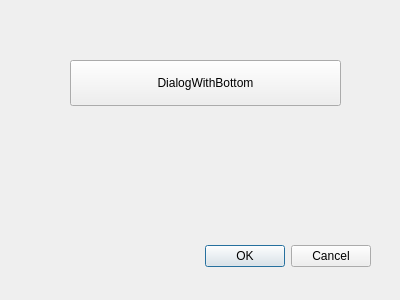
<?xml version="1.0" encoding="UTF-8"?>
<ui version="4.0">
 <class>Dialog</class>
 <widget class="QDialog" name="Dialog">
  <property name="geometry">
   <rect>
    <x>0</x>
    <y>0</y>
    <width>400</width>
    <height>300</height>
   </rect>
  </property>
  <property name="windowTitle">
   <string>Dialog</string>
  </property>
  <widget class="QDialogButtonBox" name="buttonBox">
   <property name="geometry">
    <rect>
     <x>30</x>
     <y>240</y>
     <width>341</width>
     <height>32</height>
    </rect>
   </property>
   <property name="orientation">
    <enum>Qt::Horizontal</enum>
   </property>
   <property name="standardButtons">
    <set>QDialogButtonBox::Cancel|QDialogButtonBox::Ok</set>
   </property>
  </widget>
  <widget class="QPushButton" name="pushButton">
   <property name="geometry">
    <rect>
     <x>70</x>
     <y>60</y>
     <width>271</width>
     <height>46</height>
    </rect>
   </property>
   <property name="text">
    <string>DialogWithBottom</string>
   </property>
  </widget>
 </widget>
 <resources/>
 <connections>
  <connection>
   <sender>buttonBox</sender>
   <signal>accepted()</signal>
   <receiver>Dialog</receiver>
   <slot>accept()</slot>
   <hints>
    <hint type="sourcelabel">
     <x>248</x>
     <y>254</y>
    </hint>
    <hint type="destinationlabel">
     <x>157</x>
     <y>274</y>
    </hint>
   </hints>
  </connection>
  <connection>
   <sender>buttonBox</sender>
   <signal>rejected()</signal>
   <receiver>Dialog</receiver>
   <slot>reject()</slot>
   <hints>
    <hint type="sourcelabel">
     <x>316</x>
     <y>260</y>
    </hint>
    <hint type="destinationlabel">
     <x>286</x>
     <y>274</y>
    </hint>
   </hints>
  </connection>
 </connections>
</ui>
